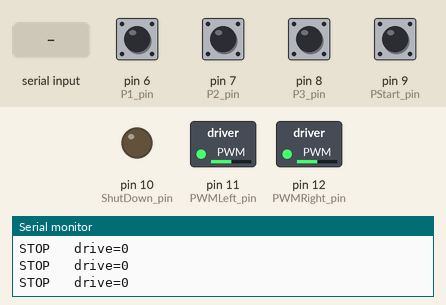
This sketch was run on a simulated Arduino Mega 2560, built with avr-gcc and run on an emulated ATmega2560. Parts: switched loads named in the sketch (green lamp = pin HIGH), output pins drawn as LEDs (lit = HIGH), the last lines printed to the serial monitor. The inputs (shaded band) are chosen by the test bench; at power-on: pin 6 (P1_pin), pin 7 (P2_pin), pin 8 (P3_pin), pin 9 (PStart_pin) HIGH.

Above: at 4.2 s.
4.3 s: pin 9 (PStart_pin) pulled LOW for 0.15 s
At 5.6 s:
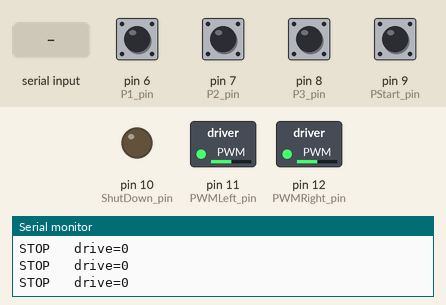
5.9 s: pin 7 (P2_pin) pulled LOW for 1 s
At 6.42 s:
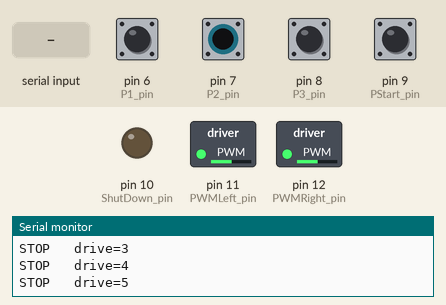
8.4 s: pin 9 (PStart_pin) pulled LOW for 1 s
At 9.1 s:
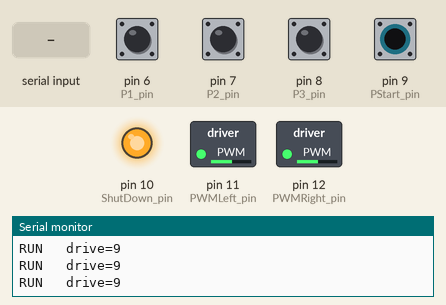
11.0 s: "a" received over Serial
At 12.4 s:
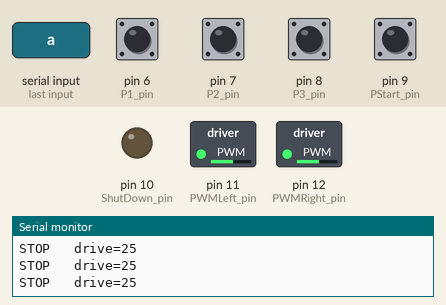
14.0 s: pin 6 (P1_pin) pulled LOW for 1 s
At 14.3 s:
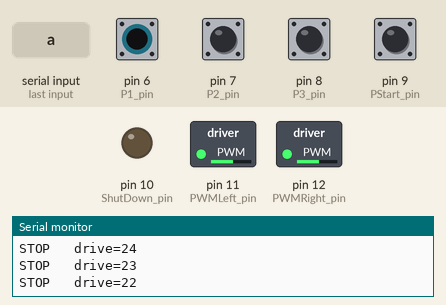
18.0 s: pin 6 (P1_pin) pulled LOW for 0.15 s
At 18.8 s:
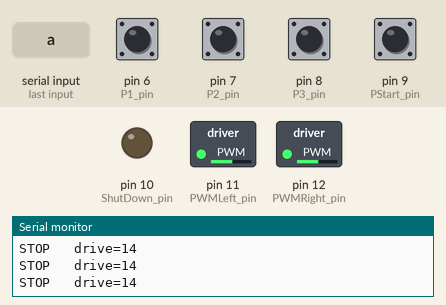
Timing chart, 0 to 20.6 s (numbered marks = the images above; inputs shaded):
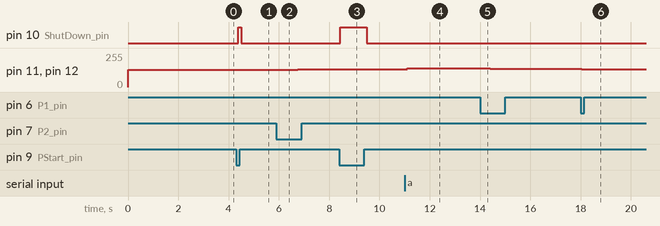

Measured:
- after the input at 4.3 s, pin 10 (ShutDown_pin): LOW → HIGH after 0.09 s, → LOW 0.11 s later
- after the input at 5.9 s, pin 11 (PWMLeft_pin), pin 12 (PWMRight_pin): 128/255 → 129/255 after 0.20 s, → 130/255 0.21 s later, → 131/255 0.21 s later, → 132/255 0.21 s later
- after the input at 8.4 s, pin 10 (ShutDown_pin): LOW → HIGH at once, → LOW 1.1 s later
- after the input at 11.0 s, pin 11 (PWMLeft_pin), pin 12 (PWMRight_pin): 132/255 → 140/255 after 0.11 s
- after the input at 14.0 s, pin 11 (PWMLeft_pin), pin 12 (PWMRight_pin): 140/255 → 139/255 after 0.20 s, → 138/255 0.21 s later, → 137/255 0.21 s later, → 136/255 0.21 s later
- after the input at 18.0 s, pin 11 (PWMLeft_pin), pin 12 (PWMRight_pin): 136/255 → 135/255 at once

The sketch:

OpenWheelsTestMotorV2.ino
```cpp
// (licence header left out)
//ADC Inputs
#define Steer_ADC_pin  0
#define VBat_ADC_pin   1
#define IBat_ADC_pin   2
#define Acc_ADC_pin    4
#define Gyro_ADC_pin   5

//Driver pin
#define ShutDown_pin   10   // ShutDown for motor driver (LOW=SD)
#define PWMLeft_pin    11   // PWM for motor Left
#define PWMRight_pin   12   // PWM for motor Right

//Digital pin
#define P1_pin         6   // P1 pushbutton + function
#define P2_pin         7   // P2 pushbutton - function
#define P3_pin         8   // P3 pushbutton Enter function
#define PStart_pin     9   // Start Contact

//Battery variables
float VBatLevel;
float VBatScale=0.036;
float IBatLevel;
float IBatScale=0.0538;

//motor variables
int dutyCycleLeft;
int dutyCycleRight;
int stallMotor;            // value of PWM for motor stall
float drive=0;             // power of motor +-250
int drivePWM;
int maxPWM;
boolean status;


void setup() {
  Serial.begin(115000);              // for DEBUG
  Serial1.begin(9600);               // for LCD
  analogReference(EXTERNAL);         // 3V3 reference for POT and analog IMU (VPOT=3V3)

  pinMode(P1_pin, INPUT_PULLUP);
  pinMode(P2_pin, INPUT_PULLUP);
  pinMode(P3_pin, INPUT_PULLUP);
  pinMode(PStart_pin, INPUT_PULLUP);

  Serial.println("OpenWheelsV2 Test Motor\n");
  Serial.println("Init motor...");
  initMotor();
  delay(500);
  Serial.println("Init LCD...\n");
  serLCDInit();
  delay(500);
}

void loop()
{
  if (Serial.available()>0)
    switch (Serial.read())
    {
       case '0':
         drive=0.0;
         break;
       case 'a':
         drive=25.0;
         break;
       case 's':
         drive=50.0;
         break;
       case 'd':
         drive=100.0;
         break;
       case 'z':
         drive=-25.0;
         break;
       case 'x':
         drive=-50.0;
         break;
       case 'c':
         drive=-100.0;
         break;
    }


  status=digitalRead(PStart_pin);
  digitalWrite(ShutDown_pin, !status);

  if (digitalRead(P1_pin)==0)
      if (drive>-stallMotor) drive-=1.0;

  if (digitalRead(P2_pin)==0)
      if (drive<stallMotor) drive+=1.0;

  if (digitalRead(P3_pin)==0)
      drive=0.0;

  Serial.print("drive=");  // ECO on SerialMonitor
  Serial.println(int(drive));
  clearLCD();
  LCDPosition(0,0);
  Serial1.print("drive=");
  Serial1.print(int(drive));
  LCDPosition(1,0);
  if (status==0)
  {
    Serial.print("RUN   ");  // ECO on SerialMonitor
    Serial1.print("RUN");
  }
  else
  {
    Serial.print("STOP   ");  // ECO on SerialMonitor
    Serial1.print("STOP");
  }

  SetMotor();
  delay(100);
}
```

Motor.ino
```cpp
/*
  OpenWheels Motor
 */


void initMotor()
{
  //Initialize motor

  pinMode(ShutDown_pin, OUTPUT);
  digitalWrite(ShutDown_pin, LOW);   //ShutDown driver at startUP

  pinMode(PWMLeft_pin, OUTPUT);
  pinMode(PWMRight_pin, OUTPUT);

  // Phase and Frequency correct PWM on TIMER1
  //PWM_frequency = (16000000)/(2*Prescale_factor*ICR1)
  //ICR1=(16000000)/(2*Prescale_factor*PWM_frequency)
  // ICR1=400  fPWM=20000
  // ICR1=500  fPWM=16000
  // ICR1=666  fPWM=12012
  // ICR1=1024 fPWM=7812
  TCCR1A = _BV(COM1A1) | _BV(COM1B1) ; // phase and frequency correct mode. NON-inverted mode
  // TCCR1A = _BV(COM1A1) | _BV(COM1B1) | _BV(COM1A0) | _BV(COM1B0) ;   //phase/frequency correct mode. SELECT THIS FOR INVERTED OUTPUTS.
  TCCR1B = _BV(WGM13) | _BV(CS10); // Select mode 8 and select divide by 1 on prescaler
  ICR1=500;

  // *************************************************************************
  // limit for driver compatibiliti  (5% di ICR1A) < drivePWM < (95% di ICR1A)
  // stop motor driver=stallMotor=ICR1/2;
  // *************************************************************************
  maxPWM = float(ICR1)*0.95/2;
  stallMotor=ICR1/2;
  OCR1A = stallMotor;  //0=0%  ICR1/2=50%  ICR1=100%
  OCR1B = stallMotor;
}

void SetMotor()
{
    drivePWM = int(drive);
    drivePWM = constrain(drivePWM, -maxPWM, maxPWM);
    dutyCycleLeft = stallMotor + drivePWM;
    dutyCycleRight = stallMotor + drivePWM;
    dutyCycleLeft = constrain(dutyCycleLeft, stallMotor-maxPWM, stallMotor+maxPWM);
    dutyCycleRight = constrain(dutyCycleRight, stallMotor-maxPWM, stallMotor+maxPWM);
    OCR1A = dutyCycleLeft;  //set PWM
    OCR1B = dutyCycleRight;  //set PWM
}
```

SerLCD.ino
```cpp
/*
  OpenWheels serLCD
  use SparkFun Serial LCD on hardware Serial1
 */


const int LCDdelay=2;  // conservative, 2 actually works

// wbp: goto with row & column
void LCDPosition(int row, int col) {
  Serial1.write(0xFE);   //command flag
  Serial1.write((col + row*64 + 128));    //position
  delay(LCDdelay);
}

void clearLCD(){
  Serial1.write(0xFE);   //command flag
  Serial1.write(0x01);   //clear command.
  delay(LCDdelay);
}

void backlightOn() { //turns on the backlight
  Serial1.write(0x7C);   //command flag for backlight stuff
  Serial1.write(157);    //light level.
  delay(LCDdelay);
}

void backlightOff(){ //turns off the backlight
  Serial1.write(0x7C);   //command flag for backlight stuff
  Serial1.write(128);    //light level for off.
  delay(LCDdelay);
}

void serCommand(){   //a general function to call the command flag for issuing all other commands
  Serial1.write(0xFE);
}

void splashSet(){    //set the splash display text to memory
  Serial1.write(0x7C);   //command flag
  Serial1.write(10);     //this is the <control> j char or line feed
}

void serLCDInit() {

  backlightOff();
  clearLCD();
  LCDPosition(0,0);
  Serial1.write("OpenWheels V2.0");
  delay(2000);
  //  splashSet();
}
```
